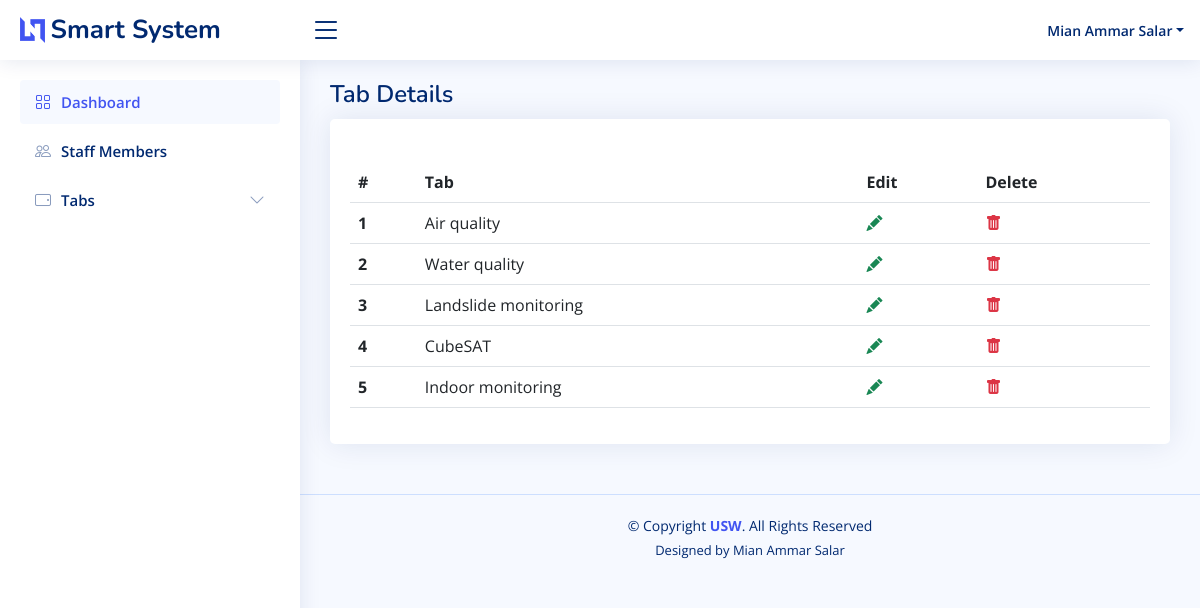
/tabs_details.php (signed in), run on the app's committed database.
### tables this page shows
CREATE TABLE `tabs` (
  `tab_id` int(11) NOT NULL,
  `tab` varchar(225) NOT NULL
);

### admin/custom_functions.php (called while the page is built, shortened)
<?php
function getAllTabs($conn)
{
    $allTabsQuery = "SELECT * FROM `tabs`";
    $allTabsQueryResult = mysqli_query($conn, $allTabsQuery);
    $data = array();
    if (mysqli_num_rows($allTabsQueryResult) > 0) {
        while ($row = $allTabsQueryResult->fetch_assoc()) {
            $data[] = $row;
        }
    }
    return $data;
}

### tabs_details.php (the view, shortened to what this page needs)
<?php
$pageTile = "Tab Details";
require_once "commons/head.php";
$tabs = getAllTabs($conn);
?>
<?php require_once "commons/header.php"; ?>
    <main id="main" class="main">
        <div class="pagetitle">
            <h1><?php echo $pageTile ?></h1>
        </div>
        <section class="section dashboard">
            <div class="row">
                <div class="col-lg-12">
                    <div class="card">
                        <div class="card-body">
                            <h5 class="card-title"></h5>
                            <table class="table datatable">
                                <thead>
                                <tr>
                                    <th scope="col">#</th>
                                    <th scope="col">Tab</th>
                                    <th scope="col">Edit</th>
                                    <th scope="col">Delete</th>
                                </tr>
                                </thead>
                                <tbody>
                                <?php
                                $i = 0;
                                foreach ($tabs as $tab):
                                    $i++;
                                    ?>
                                    <tr>
                                        <th scope="row"><?php echo $i ?></th>
                                        <td><?php echo $tab['tab'] ?></td>
                                        <td><a class="text-success"
                                               href="edit_tab.php?tab_id=<?php echo "{$tab['tab_id']}"; ?>">
                                                <i class="bi-pencil-fill"></i></a></td>
                                        <td><a class="text-danger" onclick="return validateDeleteTab(<?php echo "{$tab['tab_id']}"; ?>)"
                                               id="btn-delete-tab" style=" cursor: pointer;" >
                                                <i class="bi bi-trash-fill"></i></a></td>
                                    </tr>
                                <?php
                                endforeach;
                                ?>
                                </tbody>
                            </table>
                        </div>
                    </div>
                </div>
            </div>
        </section>
    </main>
<?php require_once "commons/footer.php"; ?>

### assets/css/style.css (style rules this page uses)
:root { scroll-behavior: smooth; }
body { font-family: "Open Sans", sans-serif; background: #f6f9ff; color: #444444; }
a { color: #4154f1; text-decoration: none; }
h1, h2, h3, h4, h5, h6 { font-family: "Nunito", sans-serif; }
#main { margin-top: 60px; padding: 20px 30px; transition: all 0.3s; }
.pagetitle { margin-bottom: 10px; }
.pagetitle h1 { font-size: 24px; margin-bottom: 0; font-weight: 600; color: #012970; }
.card { margin-bottom: 30px; border: none; border-radius: 5px; box-shadow: 0px 0 30px rgba(1, 41, 112, 0.1); }
.card-title { padding: 20px 0 15px 0; font-size: 18px; font-weight: 500; color: #012970; font-family: "Poppins", sans-serif; }
.card-body { padding: 0 20px 20px 20px; }
@media (min-width: 1200px) { #main, #footer { margin-left: 300px; } }

### data on the page
tabs: tab "Air quality"
tabs: tab "Water quality"
tabs: tab "Landslide monitoring"
tabs: tab "CubeSAT"
tabs: tab "Indoor monitoring"

### other printed values
$userName "Mian Ammar Salar"
$pageTile "Tab Details"
